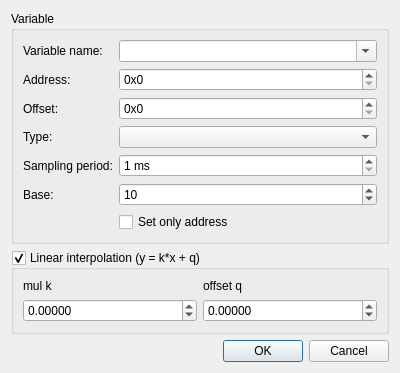
<?xml version="1.0" encoding="UTF-8"?>
<ui version="4.0">
 <class>VariableDialog</class>
 <widget class="QDialog" name="VariableDialog">
  <property name="geometry">
   <rect>
    <x>0</x>
    <y>0</y>
    <width>400</width>
    <height>300</height>
   </rect>
  </property>
  <property name="windowTitle">
   <string>Variable setup</string>
  </property>
  <property name="windowIcon">
   <iconset resource="resources.qrc">
    <normaloff>:/icons/logo</normaloff>:/icons/logo</iconset>
  </property>
  <layout class="QVBoxLayout" name="verticalLayout">
   <item>
    <widget class="QGroupBox" name="groupBox_2">
     <property name="sizePolicy">
      <sizepolicy hsizetype="Preferred" vsizetype="Preferred">
       <horstretch>0</horstretch>
       <verstretch>0</verstretch>
      </sizepolicy>
     </property>
     <property name="title">
      <string>Variable</string>
     </property>
     <layout class="QFormLayout" name="formLayout_2">
      <property name="fieldGrowthPolicy">
       <enum>QFormLayout::AllNonFixedFieldsGrow</enum>
      </property>
      <property name="labelAlignment">
       <set>Qt::AlignLeading|Qt::AlignLeft|Qt::AlignVCenter</set>
      </property>
      <item row="0" column="0">
       <widget class="QLabel" name="label_2">
        <property name="text">
         <string>Variable name:</string>
        </property>
       </widget>
      </item>
      <item row="0" column="1">
       <widget class="QComboBox" name="comboVar">
        <property name="editable">
         <bool>true</bool>
        </property>
       </widget>
      </item>
      <item row="1" column="0">
       <widget class="QLabel" name="label">
        <property name="text">
         <string>Address:</string>
        </property>
       </widget>
      </item>
      <item row="1" column="1">
       <widget class="QxtBaseSpinBox" name="spinAddress">
        <property name="suffix">
         <string/>
        </property>
        <property name="prefix">
         <string>0x</string>
        </property>
        <property name="maximum">
         <number>999999999</number>
        </property>
        <property name="base" stdset="0">
         <number>16</number>
        </property>
       </widget>
      </item>
      <item row="2" column="0">
       <widget class="QLabel" name="label_7">
        <property name="text">
         <string>Offset:</string>
        </property>
       </widget>
      </item>
      <item row="2" column="1">
       <widget class="QxtBaseSpinBox" name="spinOffset">
        <property name="suffix">
         <string/>
        </property>
        <property name="prefix">
         <string>0x</string>
        </property>
        <property name="maximum">
         <number>999999999</number>
        </property>
        <property name="base" stdset="0">
         <number>16</number>
        </property>
       </widget>
      </item>
      <item row="3" column="0">
       <widget class="QLabel" name="label_3">
        <property name="text">
         <string>Type:</string>
        </property>
       </widget>
      </item>
      <item row="3" column="1">
       <widget class="QComboBox" name="comboType"/>
      </item>
      <item row="4" column="0">
       <widget class="QLabel" name="label_4">
        <property name="text">
         <string>Sampling period:</string>
        </property>
       </widget>
      </item>
      <item row="4" column="1">
       <widget class="QSpinBox" name="spinPeriod">
        <property name="suffix">
         <string> ms</string>
        </property>
        <property name="minimum">
         <number>1</number>
        </property>
        <property name="maximum">
         <number>100000</number>
        </property>
       </widget>
      </item>
      <item row="5" column="0">
       <widget class="QLabel" name="label_5">
        <property name="text">
         <string>Base:</string>
        </property>
       </widget>
      </item>
      <item row="5" column="1">
       <widget class="QSpinBox" name="spinBase">
        <property name="minimum">
         <number>2</number>
        </property>
        <property name="maximum">
         <number>20</number>
        </property>
        <property name="value">
         <number>10</number>
        </property>
       </widget>
      </item>
      <item row="6" column="1">
       <widget class="QCheckBox" name="checkAddress">
        <property name="text">
         <string>Set only address</string>
        </property>
       </widget>
      </item>
     </layout>
    </widget>
   </item>
   <item>
    <widget class="QGroupBox" name="groupInterpolation">
     <property name="title">
      <string>Linear interpolation (y = k*x + q)</string>
     </property>
     <property name="checkable">
      <bool>true</bool>
     </property>
     <layout class="QGridLayout" name="gridLayout">
      <item row="0" column="0">
       <widget class="QLabel" name="label_9">
        <property name="text">
         <string>mul k</string>
        </property>
       </widget>
      </item>
      <item row="0" column="1">
       <widget class="QLabel" name="label_10">
        <property name="text">
         <string>offset q</string>
        </property>
       </widget>
      </item>
      <item row="1" column="0">
       <widget class="QDoubleSpinBox" name="spinK">
        <property name="decimals">
         <number>5</number>
        </property>
        <property name="minimum">
         <double>-100000000.000000000000000</double>
        </property>
        <property name="maximum">
         <double>1000000000.000000000000000</double>
        </property>
       </widget>
      </item>
      <item row="1" column="1">
       <widget class="QDoubleSpinBox" name="spinQ">
        <property name="decimals">
         <number>5</number>
        </property>
        <property name="minimum">
         <double>-1000000000.000000000000000</double>
        </property>
        <property name="maximum">
         <double>1000000000.000000000000000</double>
        </property>
       </widget>
      </item>
     </layout>
    </widget>
   </item>
   <item>
    <spacer name="verticalSpacer">
     <property name="orientation">
      <enum>Qt::Vertical</enum>
     </property>
     <property name="sizeHint" stdset="0">
      <size>
       <width>20</width>
       <height>40</height>
      </size>
     </property>
    </spacer>
   </item>
   <item>
    <widget class="QDialogButtonBox" name="buttonBox">
     <property name="orientation">
      <enum>Qt::Horizontal</enum>
     </property>
     <property name="standardButtons">
      <set>QDialogButtonBox::Cancel|QDialogButtonBox::Ok</set>
     </property>
     <property name="centerButtons">
      <bool>false</bool>
     </property>
    </widget>
   </item>
  </layout>
 </widget>
 <customwidgets>
  <customwidget>
   <class>QxtBaseSpinBox</class>
   <extends>QSpinBox</extends>
   <header>QxtBaseSpinBox</header>
  </customwidget>
 </customwidgets>
 <tabstops>
  <tabstop>comboVar</tabstop>
  <tabstop>spinAddress</tabstop>
  <tabstop>comboType</tabstop>
  <tabstop>spinPeriod</tabstop>
  <tabstop>spinBase</tabstop>
  <tabstop>checkAddress</tabstop>
  <tabstop>buttonBox</tabstop>
 </tabstops>
 <resources>
  <include location="resources.qrc"/>
 </resources>
 <connections>
  <connection>
   <sender>buttonBox</sender>
   <signal>accepted()</signal>
   <receiver>VariableDialog</receiver>
   <slot>accept()</slot>
   <hints>
    <hint type="sourcelabel">
     <x>248</x>
     <y>254</y>
    </hint>
    <hint type="destinationlabel">
     <x>157</x>
     <y>274</y>
    </hint>
   </hints>
  </connection>
  <connection>
   <sender>buttonBox</sender>
   <signal>rejected()</signal>
   <receiver>VariableDialog</receiver>
   <slot>reject()</slot>
   <hints>
    <hint type="sourcelabel">
     <x>316</x>
     <y>260</y>
    </hint>
    <hint type="destinationlabel">
     <x>286</x>
     <y>274</y>
    </hint>
   </hints>
  </connection>
 </connections>
</ui>
